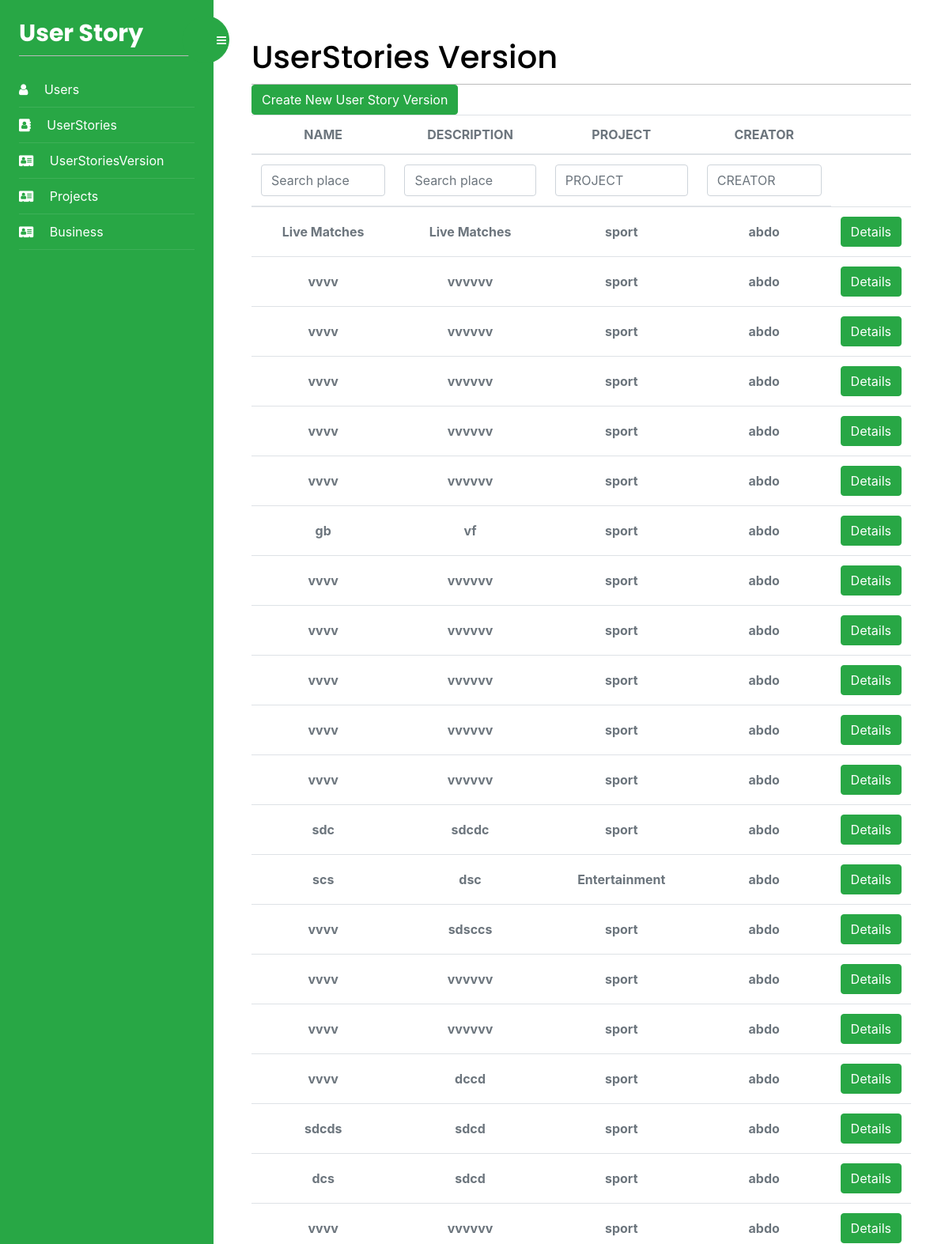
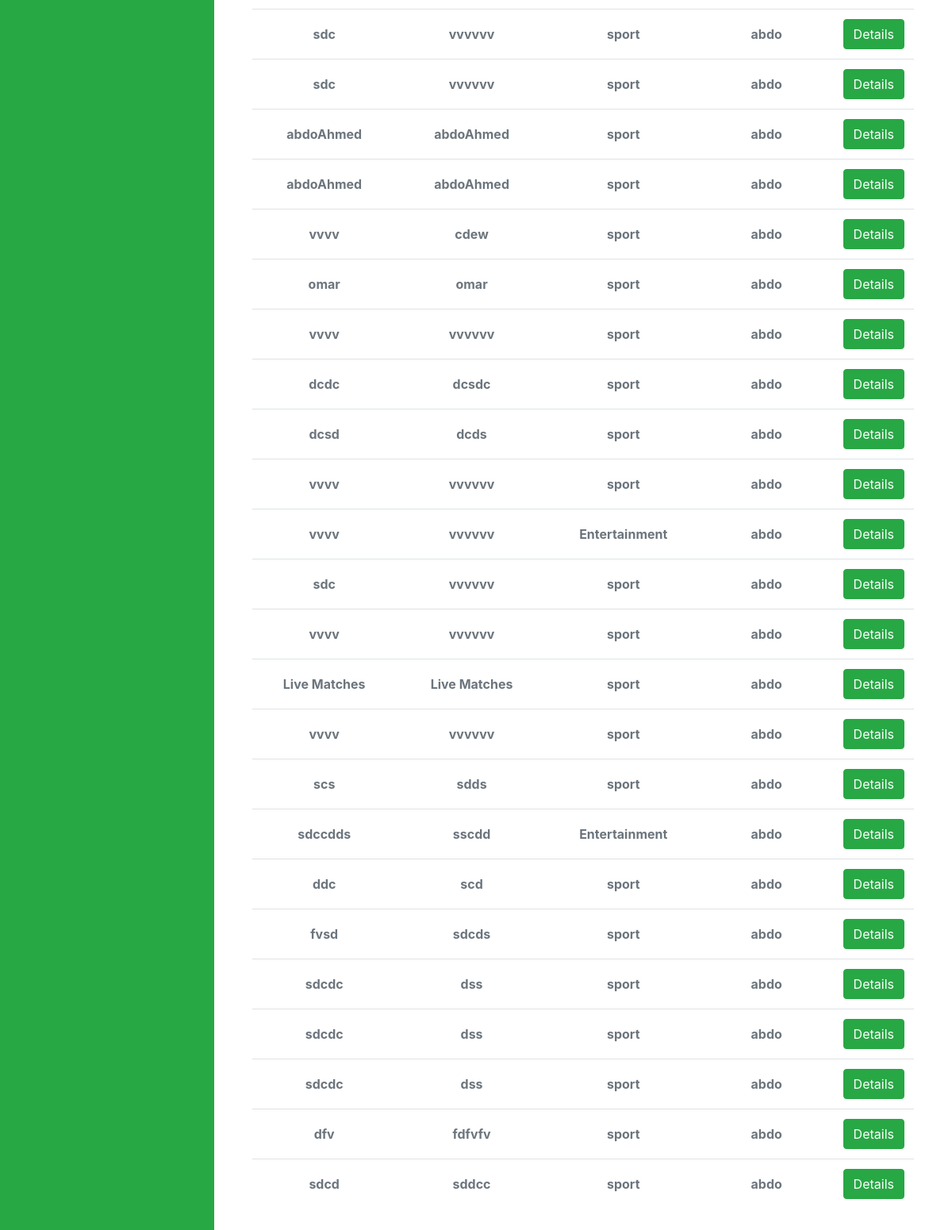
The app's page /UserStoryVersion/list/ (signed in) with its own data (2 pictures, top to bottom).
### UserStoryApp/models.py (models this page shows, shortened)
class UserStoryVersion(models.Model):
    id = models.AutoField(primary_key=True)
    name = models.TextField(blank=True)
    description = models.TextField(blank=True)
    Project = models.ForeignKey(Project, on_delete=models.CASCADE)
    User = models.ForeignKey(
        User, on_delete=models.CASCADE, blank=True, null=True)
    class Meta:
        db_table = "UserStoryVersion"

class Project(models.Model):
    id = models.AutoField(primary_key=True)
    name = models.TextField(blank=True)
    Business = models.ForeignKey(Business, on_delete=models.CASCADE)
    User = models.ForeignKey(
        User, on_delete=models.CASCADE, blank=True, null=True)
    project = ""
    class Meta:
        db_table = "Project"

class User (AbstractUser):
    Role = models.IntegerField(blank=True, null=True, default=2)
    project = []
    business = []

### UserStoryVersions/views.py (the view)
# urls.py: path('list/', views.userStoryVersions_list, name='userStoryVersions'),
@login_required
def userStoryVersions_list(request):
    PROJECT = ""
    CREATOR = ""
    userStoriesVersions = UserStoryVersion.objects.all()
    my_filter = userStoryVersionsFilter(
        request.GET, queryset=userStoriesVersions)
    userStoriesVersions = my_filter.qs
    if request.GET.get("PROJECT"):
        userStoriesVersions = userStoriesVersions.filter(
            Project__name__contains=request.GET.get("PROJECT"))
        PROJECT = request.GET.get("PROJECT")
    if request.GET.get("CREATOR"):
        userStoriesVersions = userStoriesVersions.filter(
            User__username__contains=request.GET.get("CREATOR"))
        CREATOR = request.GET.get("CREATOR")
    return render(request, 'userStoryVersions/userStoryVersions.html', {'users': userStoriesVersions, 'filter': my_filter, 'form': {'PROJECT': PROJECT, 'CREATOR': CREATOR}})

### UserStoryVersions/templates/userStoryVersions/userStoryVersions.html (shortened to what this page needs)
{% extends "base.html" %}
{% block content %}
<div>
    <h1 class="m-auto">UserStories Version</h1>
</div>
<a href="{% url 'addUserStoryVersion' %}" class="btn btn-success" aria-hidden="true">
    Create New User Story Version
</a>
<div class="table-responsive p-0">
    <table class="table align-items-center mb-0">
        <thead>
            <tr>
                <th class="text-center text-uppercase text-secondary text-xxs font-weight-bolder opacity-7">name</th>
                <th class="text-center text-uppercase text-secondary text-xxs font-weight-bolder opacity-7">description
                </th>
                <th class="text-center text-uppercase text-secondary text-xxs font-weight-bolder opacity-7">Project</th>
                <th class="text-center text-uppercase text-secondary text-xxs font-weight-bolder opacity-7">Creator</th>
                <th class="text-secondary opacity-7"></th>
            </tr>
        </thead>
        <thead>
            <tr>
                <form id="form" method="get">
                    <th class="text-center text-uppercase text-secondary text-xxs font-weight-bolder opacity-7">
                        {{filter.form.name}}</th>
                    <th class="text-center text-uppercase text-secondary text-xxs font-weight-bolder opacity-7">
                        {{filter.form.description}}</th>
                    <th class="text-center text-uppercase text-secondary text-xxs font-weight-bolder opacity-7">
                        <input type="text" name="PROJECT" class="form-control" value="{{form.PROJECT}}" id="exampleInputEmail1" aria-describedby="emailHelp"
                            placeholder="PROJECT">
                    </th>
                    <th class="text-center text-uppercase text-secondary text-xxs font-weight-bolder opacity-7"><input type="text"
                            name="CREATOR" class="form-control" value="{{form.CREATOR}}" id="exampleInputEmail1"
                            aria-describedby="emailHelp" placeholder="CREATOR"></th>
                </form>
            </tr>
        </thead>
        <tbody>
            {% for user in users %}
                <tr>
                <td class="align-middle text-center">
                    <span class="text-secondary text-xs font-weight-bold">{{user.name}}</span>
                </td>
                <td class="align-middle text-center">
                    <span class="text-secondary text-xs font-weight-bold">{{user.description}}</span>
                </td>
                <td class="align-middle text-center">
                    <span class="text-secondary text-xs font-weight-bold">{{user.Project.name}}</span>
                </td>
                <td class="align-middle text-center">
                    <span class="text-secondary text-xs font-weight-bold">{{user.User.username}}</span>
                </td>
                <td class="align-middle text-center">
                    <a href="{% url 'userStoryVersionDetails' user.id %}" class="btn btn-success" aria-hidden="true">
                        Details
                    </a>
                </td>
            </tr>
            {% endfor %}
        </tbody>
    </table>
</div>
{% endblock %}

### account/static/css/base.css (style rules this page uses)
body { margin:0; padding:0; font-family:helvetica, sans-serif; }
a { color:#12c064; text-decoration:none; }
h1, h2, h3, h4, h5 , h6 { font-family: 'Muli', sans-serif; font-weight:normal; }
h1 { border-bottom:1px solid #bbb; padding:0 0 10px 0; margin:10px 0 20px 0; }
form { overflow:auto; }
input, textarea { clear:both; float:left; margin:0 0 10px; background:#efefef; border:0; padding:6px 10px; font-size:14px; }

### records on screen
UserStoryVersion: name "Live Matches", description "Live Matches", Project.name "sport", User.username "abdo"
UserStoryVersion: name "vvvv", description "vvvvvv", Project.name "sport", User.username "abdo"
UserStoryVersion: name "vvvv", description "vvvvvv", Project.name "sport", User.username "abdo"
UserStoryVersion: name "vvvv", description "vvvvvv", Project.name "sport", User.username "abdo"
UserStoryVersion: name "vvvv", description "vvvvvv", Project.name "sport", User.username "abdo"
UserStoryVersion: name "vvvv", description "vvvvvv", Project.name "sport", User.username "abdo"
UserStoryVersion: name "gb", description "vf", Project.name "sport", User.username "abdo"
UserStoryVersion: name "vvvv", description "vvvvvv", Project.name "sport", User.username "abdo"
UserStoryVersion: name "vvvv", description "vvvvvv", Project.name "sport", User.username "abdo"
UserStoryVersion: name "vvvv", description "vvvvvv", Project.name "sport", User.username "abdo"
UserStoryVersion: name "vvvv", description "vvvvvv", Project.name "sport", User.username "abdo"
UserStoryVersion: name "vvvv", description "vvvvvv", Project.name "sport", User.username "abdo"
UserStoryVersion: name "sdc", description "sdcdc", Project.name "sport", User.username "abdo"
UserStoryVersion: name "scs", description "dsc", Project.name "Entertainment", User.username "abdo"
UserStoryVersion: name "vvvv", description "sdsccs", Project.name "sport", User.username "abdo"
UserStoryVersion: name "vvvv", description "vvvvvv", Project.name "sport", User.username "abdo"
UserStoryVersion: name "vvvv", description "vvvvvv", Project.name "sport", User.username "abdo"
UserStoryVersion: name "vvvv", description "dccd", Project.name "sport", User.username "abdo"
UserStoryVersion: name "sdcds", description "sdcd", Project.name "sport", User.username "abdo"
UserStoryVersion: name "dcs", description "sdcd", Project.name "sport", User.username "abdo"
UserStoryVersion: name "vvvv", description "vvvvvv", Project.name "sport", User.username "abdo"
UserStoryVersion: name "sdc", description "vvvvvv", Project.name "sport", User.username "abdo"
UserStoryVersion: name "sdc", description "vvvvvv", Project.name "sport", User.username "abdo"
UserStoryVersion: name "abdoAhmed", description "abdoAhmed", Project.name "sport", User.username "abdo"
UserStoryVersion: name "abdoAhmed", description "abdoAhmed", Project.name "sport", User.username "abdo"
UserStoryVersion: name "vvvv", description "cdew", Project.name "sport", User.username "abdo"
UserStoryVersion: name "omar", description "omar", Project.name "sport", User.username "abdo"
UserStoryVersion: name "vvvv", description "vvvvvv", Project.name "sport", User.username "abdo"
UserStoryVersion: name "dcdc", description "dcsdc", Project.name "sport", User.username "abdo"
UserStoryVersion: name "dcsd", description "dcds", Project.name "sport", User.username "abdo"
UserStoryVersion: name "vvvv", description "vvvvvv", Project.name "sport", User.username "abdo"
UserStoryVersion: name "vvvv", description "vvvvvv", Project.name "Entertainment", User.username "abdo"
UserStoryVersion: name "sdc", description "vvvvvv", Project.name "sport", User.username "abdo"
UserStoryVersion: name "vvvv", description "vvvvvv", Project.name "sport", User.username "abdo"
UserStoryVersion: name "Live Matches", description "Live Matches", Project.name "sport", User.username "abdo"
UserStoryVersion: name "vvvv", description "vvvvvv", Project.name "sport", User.username "abdo"
UserStoryVersion: name "scs", description "sdds", Project.name "sport", User.username "abdo"
UserStoryVersion: name "sdccdds", description "sscdd", Project.name "Entertainment", User.username "abdo"
UserStoryVersion: name "ddc", description "scd", Project.name "sport", User.username "abdo"
UserStoryVersion: name "fvsd", description "sdcds", Project.name "sport", User.username "abdo"
UserStoryVersion: name "sdcdc", description "dss", Project.name "sport", User.username "abdo"
UserStoryVersion: name "sdcdc", description "dss", Project.name "sport", User.username "abdo"
UserStoryVersion: name "sdcdc", description "dss", Project.name "sport", User.username "abdo"
UserStoryVersion: name "dfv", description "fdfvfv", Project.name "sport", User.username "abdo"
UserStoryVersion: name "sdcd", description "sddcc", Project.name "sport", User.username "abdo"
